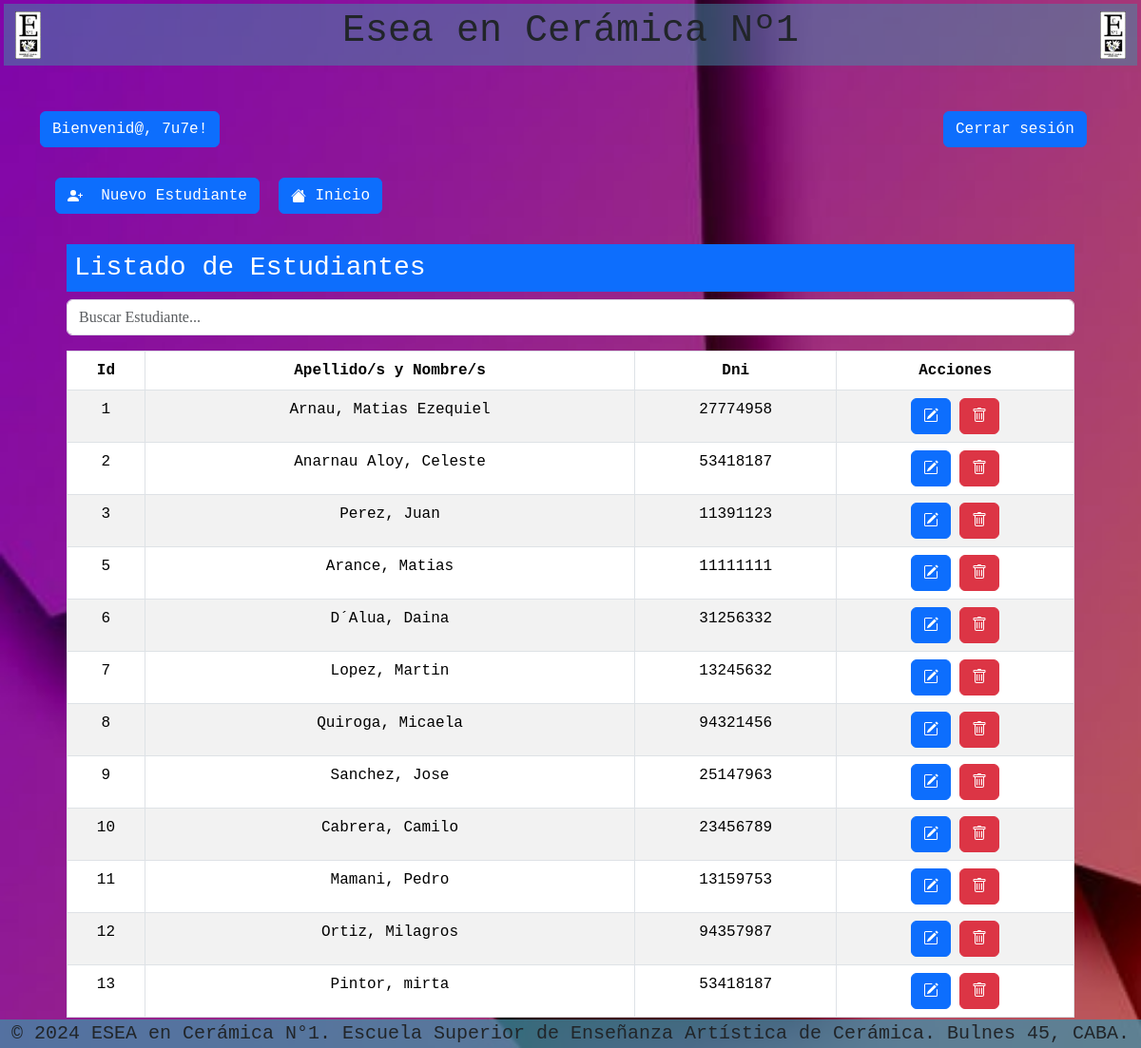
Before: /estudiantes.php (signed in) with the older database file.
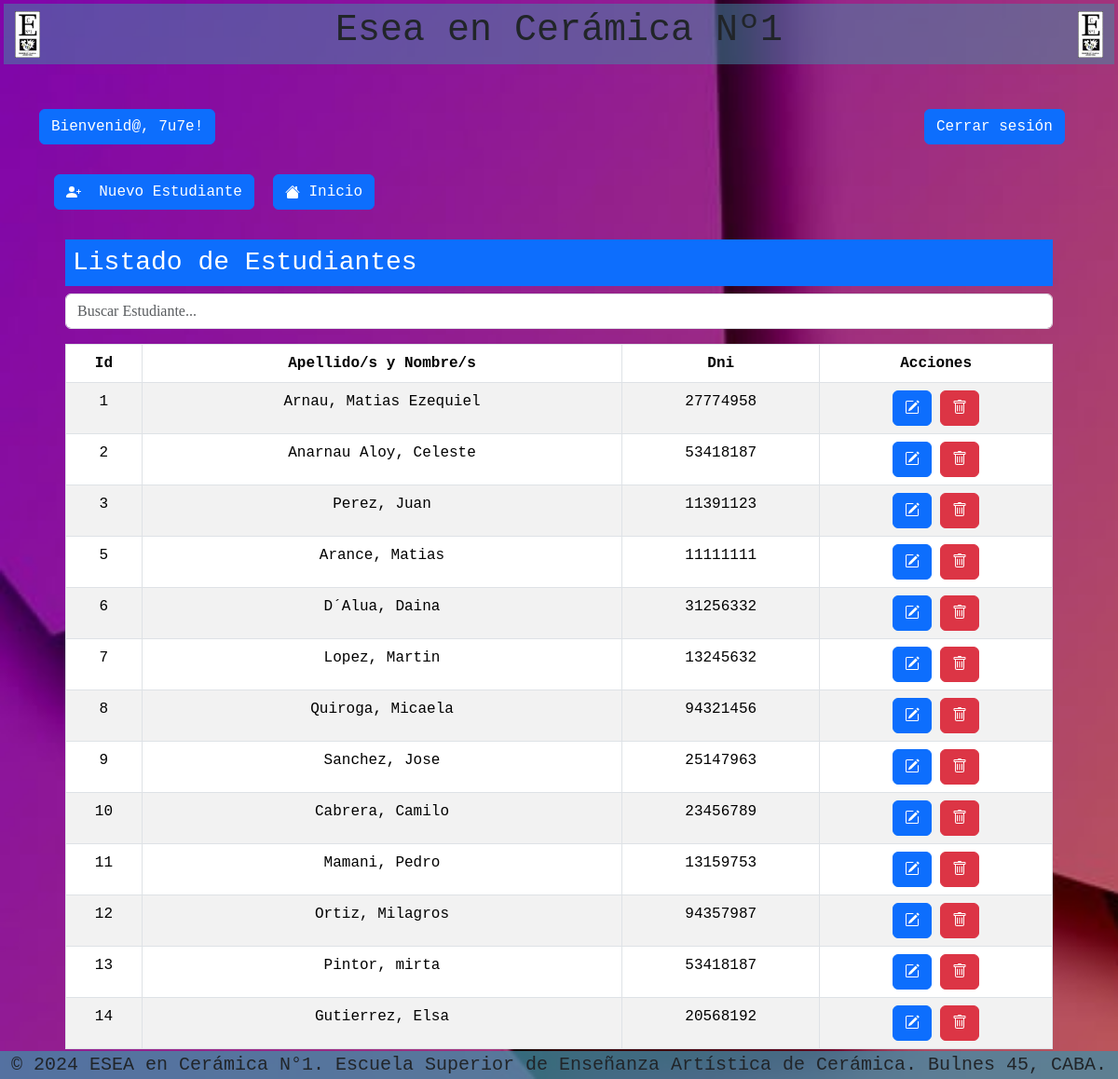
After: the same page with the newer database file.
### tables this page shows
CREATE TABLE IF NOT EXISTS `estudiantes` (
  `id_estudiante` int NOT NULL AUTO_INCREMENT,
  `apellidoNombre` varchar(100) NOT NULL,
  `dni` varchar(20) DEFAULT NULL,
  PRIMARY KEY (`id_estudiante`)
);

### estudiantes.php (the view, shortened to what the changed rows need)
<!DOCTYPE html>
<html>
<head>
    <link href="https://cdn.jsdelivr.net/npm/bootstrap@5.3.3/dist/css/bootstrap.min.css" rel="stylesheet">
    <link rel="stylesheet" href="css/style.css">
</head>
<body>
<nav class="navbar m-1 p-1" style="background-color: rgba(64, 142, 165, 0.5);">
    <h1 class=" font-family: Courier New, Courier, monospace; font-size: 40px; color: rgb(5, 13, 27); ">Esea en Cerámica Nº1</h1>
</nav>
<body>
    <?php
    include("coneccion.php");
    $sql = "SELECT * FROM estudiantes";
    $result = mysqli_query($conn, $sql);
    ?>
    <div class="container">
        <div class="container p-2">
            <div class="row m-2">
                <div class="col-12  mt-5)">
                    <table class="table table-striped table-bordered table-hover table-responsive" style="max-height: 300px; overflow-y: auto;">
                        <thead class="thead-dark text-center bg-info" style="font-family: 'Courier New', Courier, monospace; color: white;">
                            <tr>
                                <th scope="col">Id</th>
                                <th scope="col">Apellido/s y Nombre/s</th>
                                <th scope="col">Dni</th>
                                <th scope="col">Acciones</th>
                            </tr>
                        </thead>
                        <tbody class="text-center" style="font-family:'Courier New',Courier, monospace">
                            <?php
                            while ($row = mysqli_fetch_assoc($result)) {
                            ?>
                                <tr>
                                    <td><?php echo $row['id_estudiante'] ?></td>
                                    <td><?php echo $row['apellidoNombre'] ?></td>
                                    <td><?php echo $row['dni'] ?></td>
                                    <td><?php echo '<a href="Editar_est.php?id_estudiante=' . $row['id_estudiante'] . '" class="btn btn-primary ms-8" title="Editar">
                                              <svg xmlns="http://www.w3.org/2000/svg" width="16" height="16" fill="currentColor" class="bi bi-pencil-square" viewBox="0 0 16 16">
                                              <path d="M15.502 1.94a.5.5 0 0 1 0 .706L14.459 3.69l-2-2L13.502.646a.5.5 0 0 1 .707 0l1.293 1.293zm-1.75 2.456-2-2L4.939 9.21a.5.5 0 0 0-.121.196l-.805 2.414a.25.25 0 0 0 .316.316l2.414-.805a.5.5 0 0 0 .196-.12l6.813-6.814z"/>
                                              <path fill-rule="evenodd" d="M1 13.5A1.5 1.5 0 0 0 2.5 15h11a1.5 1.5 0 0 0 1.5-1.5v-6a.5.5 0 0 0-1 0v6a.5.5 0 0 1-.5.5h-11a.5.5 0 0 1-.5-.5v-11a.5.5 0 0 1 .5-.5H9a.5.5 0 0 0 0-1H2.5A1.5 1.5 0 0 0 1 2.5z"/>
                                              </svg>
                                              </a>'; ?>
                                        <?php echo '<a href="borrar_est.php?id_rh=' . $row['id_estudiante'] . '" class="btn btn-danger ms-8" title="Borrar">
                                              <svg xmlns="http://www.w3.org/2000/svg" width="16" height="16" fill="currentColor" class="bi bi-trash" viewBox="0 0 16 16">
                                              <path d="M5.5 5.5A.5.5 0 0 1 6 6v6a.5.5 0 0 1-1 0V6a.5.5 0 0 1 .5-.5m2.5 0a.5.5 0 0 1 .5.5v6a.5.5 0 0 1-1 0V6a.5.5 0 0 1 .5-.5m3 .5a.5.5 0 0 0-1 0v6a.5.5 0 0 0 1 0z"/>
                                              <path d="M14.5 3a1 1 0 0 1-1 1H13v9a2 2 0 0 1-2 2H5a2 2 0 0 1-2-2V4h-.5a1 1 0 0 1-1-1V2a1 1 0 0 1 1-1H6a1 1 0 0 1 1-1h2a1 1 0 0 1 1 1h3.5a1 1 0 0 1 1 1zM4.118 4 4 4.059V13a1 1 0 0 0 1 1h6a1 1 0 0 0 1-1V4.059L11.882 4zM2.5 3h11V2h-11z"/>
                                              </svg> </a>'; ?>
                                    </td>
                                </tr>
                            <?php
                            }
                            ?>
                        </tbody>
                    </table>
                </div>
            </div>
        </div>
    </div>
</body>

Changed rows visible on the page:
added estudiantes: id_estudiante "14", apellidoNombre "Gutierrez, Elsa", dni "20568192"
